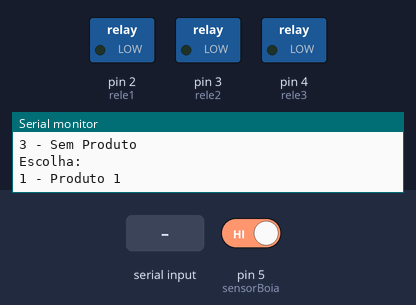
The sketch below on a simulated Arduino Uno, built with avr-gcc and run on an emulated ATmega328P. Parts: switched loads named in the sketch (green lamp = pin HIGH), the last lines printed to the serial monitor. The test bench sets the inputs (shaded band); at power-on: pin 5 (sensorBoia) HIGH.

Above: at 1.2 s.
1.3 s: byte 1 (1) received over Serial
At 2.1 s:
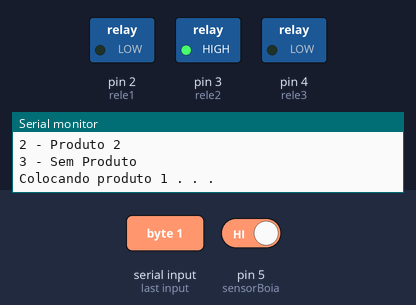
3.8 s: byte 2 (2) received over Serial
At 6.9 s:
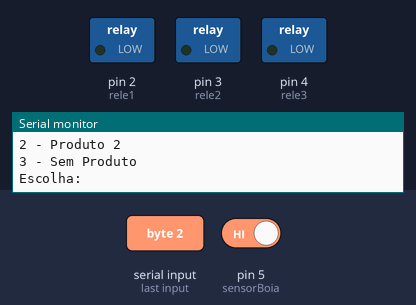
Timing chart, 0 to 8.4 s (numbered marks = the images above; inputs shaded):
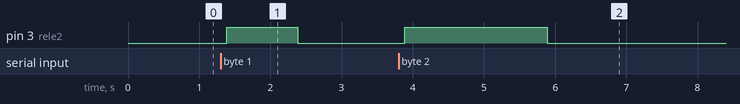

Measured:
- after the input at 1.3 s, pin 3 (rele2): LOW → HIGH after 0.08 s, → LOW 1.0 s later
- after the input at 3.8 s, pin 3 (rele2): LOW → HIGH after 0.09 s, → LOW 2.0 s later

The sketch:

Sistema_Lixeira.ino
```cpp
//declarações de variaveis (portas usadas)

int rele1 = 2;
int rele2 = 3;
int rele3 = 4;
int sensorBoia = 5;


void setup() {
  Serial.begin(9600);
  //seta o tipo da porta
  pinMode(rele1, OUTPUT);
  pinMode(rele2, OUTPUT);
  pinMode(rele3, OUTPUT);
  pinMode(sensorBoia, INPUT_PULLUP);
}
void loop() {

int estado = digitalRead (sensorBoia);
if(estado){//testa pra ver se o sensor de nivel está com agua
  if(!Serial.available()){
    Start:
     Serial.println("Escolha:");
     Serial.println("1 - Produto 1");
     Serial.println("2 - Produto 2");
     Serial.println("3 - Sem Produto");
     int c = Serial.read();

     if (c == 1){//se a pessoa escolheu o produto 1 liga o rele por 1 seg
      Serial.println("Colocando produto 1 . . . ");
      digitalWrite(rele2,HIGH);
      delay(1000);
      digitalWrite(rele2,LOW);
      if(!Serial.available()){
           Serial.println("Escolha:");
           Serial.println("1 - Ligar Protótipo");
           Serial.println("2 - Voltar Para o inicio");
           int on = Serial.read();
           if(on == 1){
                  Serial.println("Ligando Protótipo . . . ");
                  digitalWrite(rele1,HIGH);
                  delay(4000);
                  digitalWrite(rele1,LOW);
           }if(on == 2){
              goto Start;
           }
       }
     }
     if (c == 2){
          Serial.println("Colocando produto 2 . . . ");//se a pessoa escolheu o produto 2 liga o rele por 2 seg
          digitalWrite(rele2,HIGH);
          delay(2000);
          digitalWrite(rele2,LOW);
          if(!Serial.available()){//escolhe se quer ligar ou ir pro inicio
              Serial.println("Escolha:");
              Serial.println("1 - Ligar Protótipo");
              Serial.println("2 - Voltar Para o inicio");
              int on = Serial.read();
                  if(on == 1 ){
                      Serial.println("Ligando Protótipo . . . ");
                      digitalWrite(rele1,HIGH);
                      delay(4000);
                      digitalWrite(rele1,LOW);
                  }if(on == 2){
                    goto Start;
                  }
          }
     }
     if (c == 3){
        if(!Serial.available()){//escolhe se quer ligar ou ir pro inicio
          Serial.println("Escolha:");
          Serial.println("1 - Ligar Protótipo");
          Serial.println("2 - Voltar Para o inicio");
          int on = Serial.read();
             if(on == 1){
              Serial.println("Ligando Protótipo . . . ");
              digitalWrite(rele1,HIGH);
              delay(4000);
              digitalWrite(rele1,LOW);
             }
             if(on == 2){
              goto Start;
             }
       }
     }
    }
}
}
```
